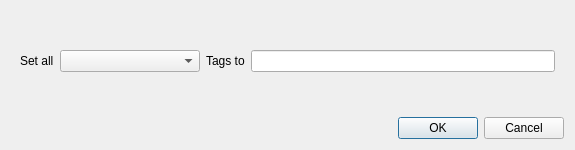
<?xml version="1.0" encoding="UTF-8"?>
<ui version="4.0">
 <class>SetAllDialog</class>
 <widget class="QDialog" name="SetAllDialog">
  <property name="geometry">
   <rect>
    <x>0</x>
    <y>0</y>
    <width>575</width>
    <height>150</height>
   </rect>
  </property>
  <property name="windowTitle">
   <string>Ted: Set Tag For All Files</string>
  </property>
  <layout class="QVBoxLayout" name="verticalLayout">
   <item>
    <widget class="QFrame" name="top_frame">
     <property name="sizePolicy">
      <sizepolicy hsizetype="Preferred" vsizetype="Expanding">
       <horstretch>0</horstretch>
       <verstretch>0</verstretch>
      </sizepolicy>
     </property>
     <layout class="QHBoxLayout" name="horizontalLayout">
      <item>
       <widget class="QLabel" name="set_all_label">
        <property name="text">
         <string>Set all</string>
        </property>
       </widget>
      </item>
      <item>
       <widget class="QComboBox" name="tags_combobox">
        <property name="sizePolicy">
         <sizepolicy hsizetype="Fixed" vsizetype="Fixed">
          <horstretch>0</horstretch>
          <verstretch>0</verstretch>
         </sizepolicy>
        </property>
        <property name="minimumSize">
         <size>
          <width>140</width>
          <height>0</height>
         </size>
        </property>
        <property name="maximumSize">
         <size>
          <width>16777215</width>
          <height>16777215</height>
         </size>
        </property>
       </widget>
      </item>
      <item>
       <widget class="QLabel" name="tags_to_label">
        <property name="text">
         <string>Tags to</string>
        </property>
       </widget>
      </item>
      <item>
       <widget class="QLineEdit" name="value_edit">
        <property name="sizePolicy">
         <sizepolicy hsizetype="Expanding" vsizetype="Fixed">
          <horstretch>0</horstretch>
          <verstretch>0</verstretch>
         </sizepolicy>
        </property>
        <property name="minimumSize">
         <size>
          <width>279</width>
          <height>0</height>
         </size>
        </property>
       </widget>
      </item>
     </layout>
    </widget>
   </item>
   <item>
    <widget class="QDialogButtonBox" name="button_box">
     <property name="standardButtons">
      <set>QDialogButtonBox::StandardButton::Cancel|QDialogButtonBox::StandardButton::Ok</set>
     </property>
    </widget>
   </item>
  </layout>
 </widget>
 <resources/>
 <connections/>
</ui>
